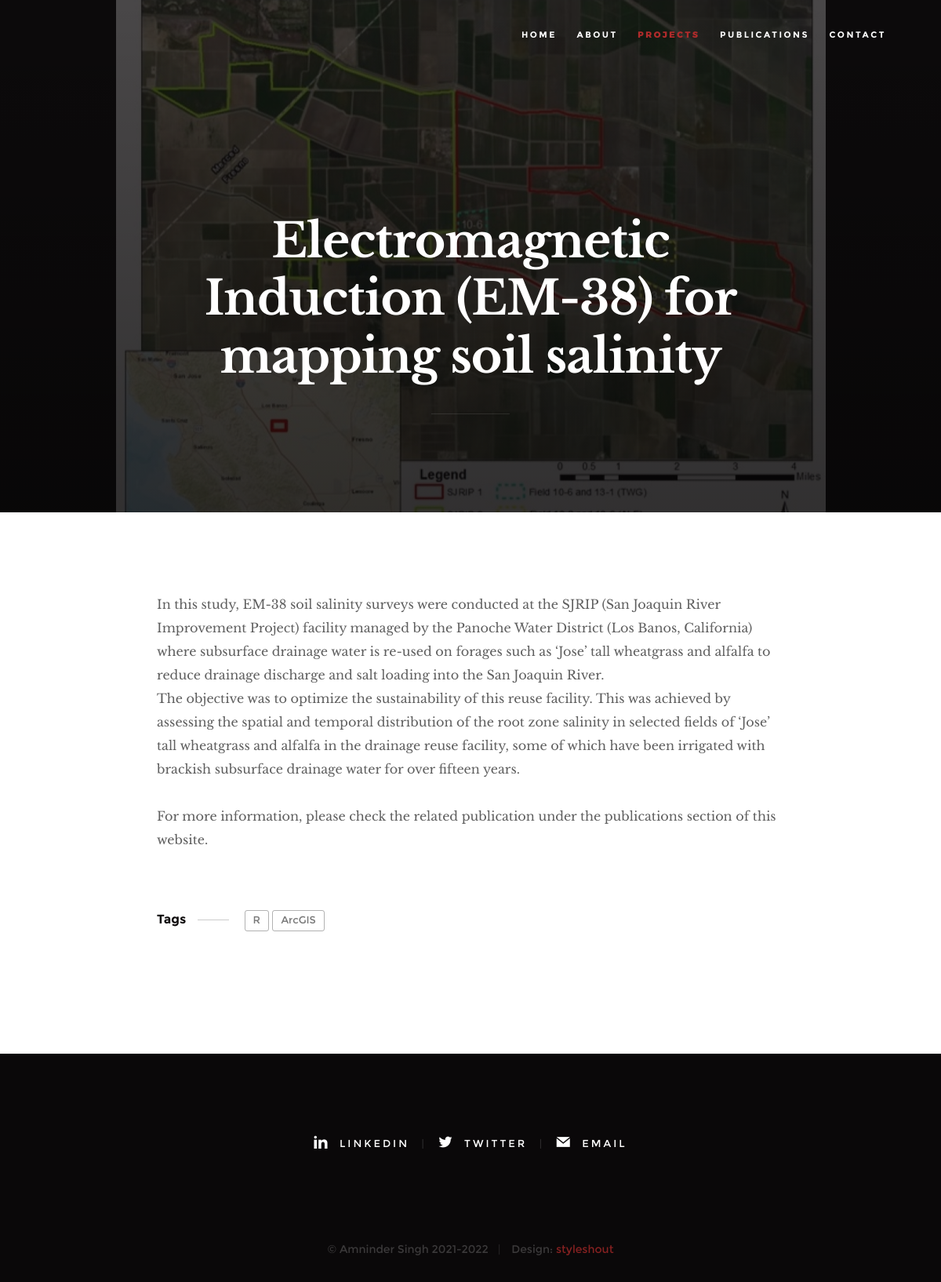
The app's page /project/3/ with its own data.
### home/models.py (models this page shows, shortened)
class Project(models.Model):
    title = models.CharField(max_length=200)
    description = models.TextField(null=True, blank=True)
    featured_image = models.ImageField(null=True, blank=True, default="default.jpg")
    image1 = models.ImageField(null=True, blank=True, default="default.jpg")
    image2 = models.ImageField(null=True, blank=True, default="default.jpg")
    image3 = models.ImageField(null=True, blank=True, default="default.jpg")
    project_link = models.TextField(max_length=500, null=True, blank=True)
    publication_link = models.TextField(max_length=2000, null=True, blank=True)
    tags = models.ManyToManyField('Tag', blank=True)
    created = models.DateTimeField(auto_now_add=True)
    class Meta:
        ordering = ['-created']

class Tag(models.Model):
    name = models.CharField(max_length=200)
    def __str__(self):
        return self.name

### home/views.py (the view)
# urls.py: path('project/<int:pk>/', views.project, name = "project")
def project(request, pk):
    projectObj = Project.objects.get(id=pk)
    return render(request, 'single-project.html', {'project': projectObj})

### templates/single-project.html (shortened to what this page needs)
{% load static %}
<!DOCTYPE html>
<html class="no-js" lang="en">
<head>
    <link rel="stylesheet" href="{% static 'css/base.css' %}">
    <link rel="stylesheet" href="{% static 'css/vendor.css' %}">
    <link rel="stylesheet" href="{% static 'css/main.css' %}">
</head>
<body id="top">
    <header class="s-header">
        <nav class="header-nav-wrap">
            <ul class="header-nav">
                <li><a href="{% url 'home' %}" title="home">Home</a></li>
                <li><a href="{% url 'home' %}#about" title="about">About</a></li>
                <li class="current"><a href="{% url 'home' %}#projects" title="projects">Projects</a></li>
                <li><a href="{% url 'home' %}#publications" title="publications">Publications</a></li>
                <li><a href="{% url 'home' %}#contact" title="contact">Contact</a></li>
            </ul>
        </nav>
    </header>
    <article class="blog-single">
        <div class="page-header page-header--single page-hero" style="background-image:url({{project.featured_image.url}});">
            <div class="row page-header__content narrow">
                <article class="col-full">
                    <div class="page-header__info">
                    </div>
                    <h1 class="page-header__title">
                        <a href="#0" title="">
                            {{project.title}}
                        </a>
                    </h1>
                    <ul class="page-header__meta">
                    </ul>
                </article>
            </div>
        </div>
        <div class="row blog-content">
            <div class="col-full blog-content__main">
                <p> {{project.description|linebreaks}}</p>
                <p class="blog-content__tags">
                    <span>Tags</span>
                    {% for tag in project.tags.all %}
                    <span class="blog-content__tag-list">
                        <a>{{tag}}</a>
                    </span>
                    {% endfor %}
                </p>
            </div>
        </div>
    </article>
    <footer>
        <div class="row">
            <div class="col-full">
                <ul class="footer-social">
                    <li><a href="https://www.linkedin.com/in/amninder-singh/" target="_blank">
                        <i class="im im-linkedin" aria-hidden="true"></i>
                        <span>LinkedIn</span>
                    </a></li>
                    <li><a href="https://twitter.com/amnindersahota" target="_blank">
                        <i class="im im-twitter" aria-hidden="true"></i>
                        <span>Twitter</span>
                    </a></li>
                    <li><a href="mailto:asing075@ucr.edu">
                        <i class="im im-mail" aria-hidden="true"></i>
                        <span>Email</span>
                    </a></li>
                </ul>
            </div>
        </div>
        <div class="row footer-bottom">
            <div class="col-twelve">
                <div class="copyright">
                    <span>© Amninder Singh 2021-2022</span>
                    <span>Design: <a href="https://www.styleshout.com/">styleshout</a></span>
                </div>
            </div>
        </div>
    </footer>
</body>
</html>

### static/css/base.css (style rules this page uses)
html { font-family: sans-serif; line-height: 1.15; -ms-text-size-adjust: 100%; -webkit-text-size-adjust: 100%; }
body { margin: 0; }
article, aside, footer, header, nav, section { display: block; }
h1 { font-size: 2em; margin: 0.67em 0; }
a { background-color: transparent; -webkit-text-decoration-skip: objects; }
html { font-size: 62.5%; box-sizing: border-box; }
*, *::before, *::after { box-sizing: inherit; }
body { font-weight: normal; line-height: 1; word-wrap: break-word; text-rendering: optimizeLegibility; -webkit-overflow-scrolling: touch; -webkit-text-size-adjust: none; }
body, input, button { -moz-osx-font-smoothing: grayscale; -webkit-font-smoothing: antialiased; }
div, dl, dt, dd, ul, ol, li, h1, h2, h3, h4, h5, h6, pre, form, p, blockquote, th, td { margin: 0; padding: 0; }
h1, h2, h3, h4, h5, h6 { -webkit-font-smoothing: auto; -webkit-font-smoothing: antialiased; -webkit-font-variant-ligatures: common-ligatures; -moz-font-variant-ligatures: common-ligatures; font-variant-ligatures: common-ligatures; text-rendering: optimizeLegibility; }
em, i { font-style: italic; line-height: inherit; }
ol, ul { list-style: none; }
li { display: block; }
a { text-decoration: none; line-height: inherit; }
.row { width: 94%; max-width: 1200px; margin: 0 auto; }
.row:after { content: ""; display: table; clear: both; }
[class*="col-"] { float: left; }
[class*="col-"] { padding: 0 20px; }
.col-twelve, .col-full { width: 100%; }
@media only screen and (max-width: 1200px) { [class*="col-"] { padding: 0 15px; } }

### records on screen
Project: featured_image (picture), title "Electromagnetic Induction (EM-38) for mapping soil salinity", description "In this study, EM-38 soil salinity surveys were conducted at the SJRIP (San Joaquin River Improvement Project) facility managed by the Panoche Water District (Los Banos, California) where subsurface drainage water is re-used on forages such as ‘Jose’ tall wheatgrass and alfalfa to reduce drainage discharge and salt loading into the San Joaquin River. The objective was to optimize the sustainability of this reuse facility. This was achieved by assessing the spatial and temporal distribution of the root zone salinity in selected fields of ‘Jose’ tall wheatgrass and alfalfa in the drainage reuse facility, some of which have been irrigated with brackish subsurface drainage water for over…"
Tag: name "R"
Tag: name "ArcGIS"
